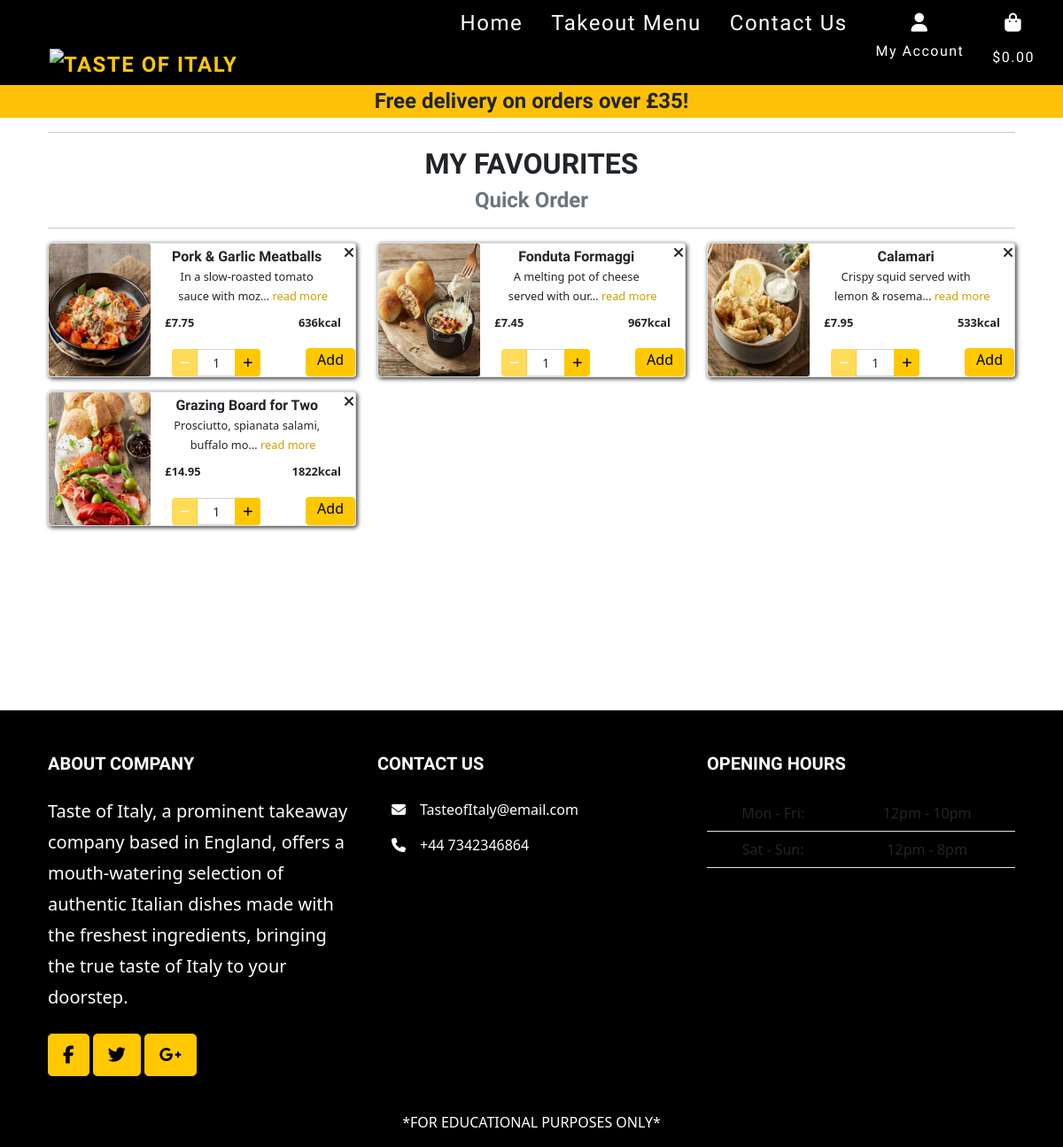
The page /favourites/ (signed in) on the database as committed earlier.
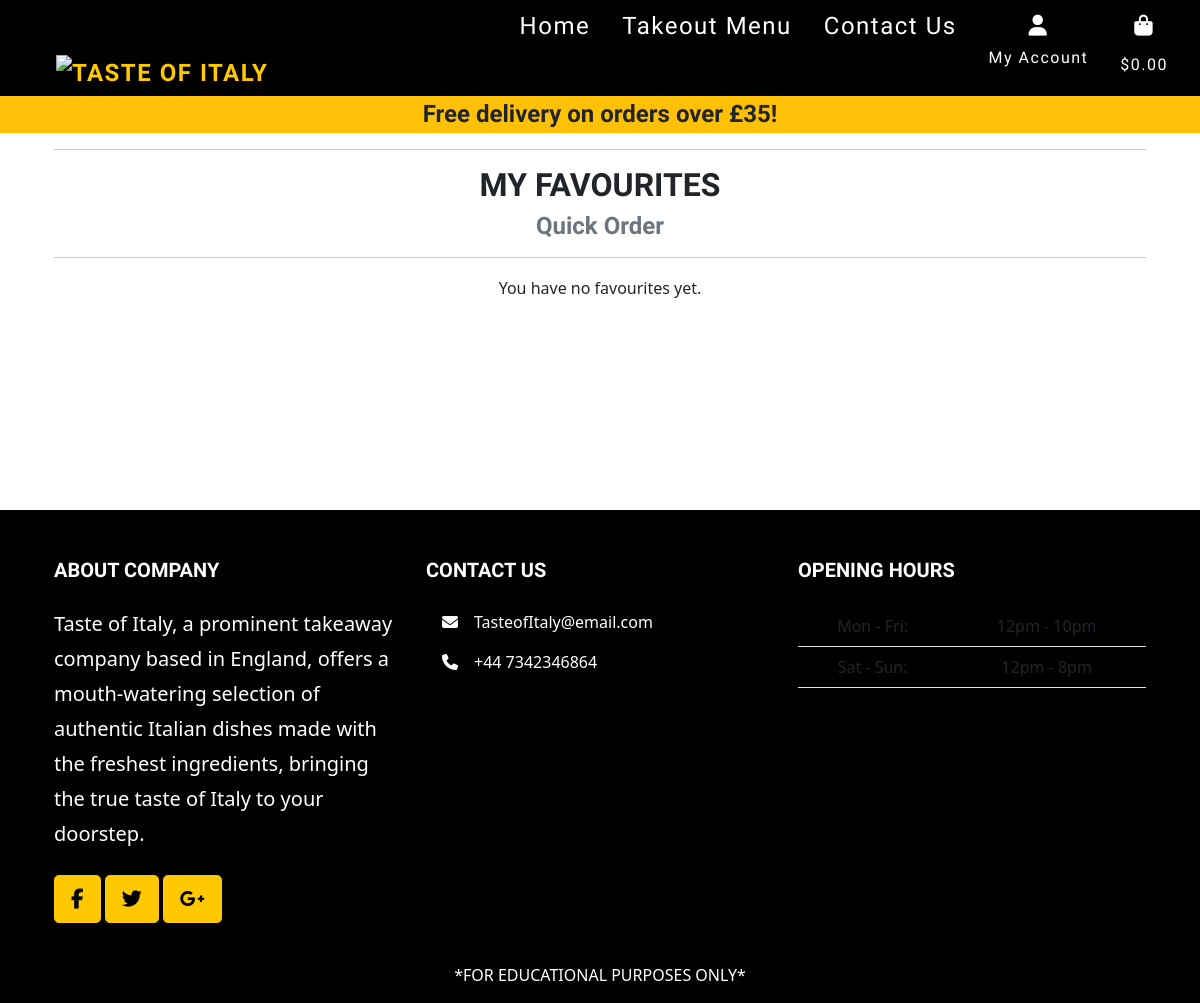
The same page on the database as committed later.
### favourites/models.py (models this page shows, shortened)
class Favourite(models.Model):
    user = models.ForeignKey(User, on_delete=models.CASCADE)
    product = models.ForeignKey(FoodProduct, on_delete=models.CASCADE)

### food_products/models.py (models this page shows, shortened)
class FoodProduct(models.Model):
    category = models.ForeignKey(
        'FoodCategory', null=True, blank=True, on_delete=models.SET_NULL)
    name = models.CharField(max_length=254)
    description = models.TextField()
    price = models.DecimalField(max_digits=6, decimal_places=2)
    calories = models.IntegerField(null=True, blank=True)
    image_url = models.URLField(max_length=1024, null=True, blank=True)
    image = models.ImageField(null=True, blank=True)

### favourites/views.py (the view)
# urls.py: path('', views.my_favourites, name='my_favourites'),
@login_required
def my_favourites(request):
    favourites = Favourite.objects.filter(user=request.user)
    context = {
        'favourites': favourites
    }
    return render(request, 'favourites/favourites.html', context)

### bag/context.py (called while the page is built, shortened)
def bag_contents(request):
    bag_items = []
    total = 0
    product_count = 0
    bag = request.session.get('bag', {})
    if total < settings.FREE_DELIVERY_THRESHOLD:
        delivery = total * Decimal(settings.STANDARD_DELIVERY_PERCENTAGE / 100)
        free_delivery_delta = settings.FREE_DELIVERY_THRESHOLD - total
    else:
        delivery = 0
        free_delivery_delta = 0
    grand_total = delivery + total
    context = {
        'bag_items': bag_items,
        'total': total,
        'product_count': product_count,
        'delivery': delivery,
        'free_delivery_delta': free_delivery_delta,
        'free_delivery_threshold': settings.FREE_DELIVERY_THRESHOLD,
        'grand_total': grand_total,
    }
    return context

### favourites/templates/favourites/favourites.html (shortened to what the changed rows need)
{% extends "base.html" %}
{% load static %}
{% block content %}
<section class="h-100 pt-0">
    <div class="container mb-5 text-center">
        <div class="row">
            <div class="col">
                <h2 class="section-heading text-uppercase">My Favourites</h2>
            </div>
        </div>
        <div class="row">
            {% if favourites %}
            {% for favourite in favourites %}
            <div class="col-xl-4 col-lg-6 col-md-6 col-sm-12">
                <div class="card mb-3">
                    <div class="row g-0">
                        <div class="col-md-4 col-sm-4 col-4">
                            {% if favourite.product.image %}
                            <img src="{{favourite.product.image.url}}" class="card-img rounded-start"
                                alt="{{favourite.product.name}}">
                            {% else %}
                            <img src="{{ MEDIA_URL}}noimage.png" class="card-img rounded-start"
                                alt="{{favourite.product.name}}">
                            {% endif %}
                        </div>
                        <div class="col">
                            <div class="card-body">
                                <a class="btn p-0 fav-star" href="{% url 'delete_favourites' favourite.id %}"><i
                                        class="fa-solid fa-xmark" title="Remove from favourites"></i></a>
                                <h6 class="card-title">{{favourite.product.name}}</h6>
                                <p class="card-text">
                                    {{favourite.product.description|truncatechars:40}}{% if favourite.product.description|length > 40 %}
                                    <span class="text-muted">
                                        <a href="#exampleModal{{favourite.product.id}}" class="read-more"
                                            data-bs-toggle="modal"
                                            data-bs-target="#exampleModal{{favourite.product.id}}">
                                            read more
                                        </a>
                                    </span>
                                    {% endif %}
                                </p>
                                <div class="d-flex justify-content-between">
                                    <strong class="card-text">£{{favourite.product.price}}</strong>
                                    <strong class="card-text">{{favourite.product.calories}}kcal</strong>
                                </div>
                                <form class="form" action="{% url 'add_to_bag' favourite.product_id %}" method="POST">
                                    <div class="form-group qty-position">
                                        <div class="input-group input-group-sm" style="max-width: 100px;">
                                            <button class="btn btn-primary decrement-qty"
                                                data-item_id="{{ favourite.product_id }}"
                                                id="decrement-qty_{{ favourite.product_id }}">
                                            </button>
                                            <input type="number" class="form-control text-center qty_input" value="1"
                                                min="1" max="99" data-item_id="{{ favourite.product_id }}"
                                                id="id_qty_{{ favourite.product_id }}" name="quantity">
                                            <button class="btn btn-primary increment-qty"
                                                data-item_id="{{ favourite.product_id }}"
                                                id="increment-qty_{{ favourite.product_id }}">
                                            </button>
                                        </div>
                                    </div>
                                    <button type="submit" class="btn btn-primary add-btn">Add</button>
                                </form>
                            </div>
                        </div>
                    </div>
                </div>
            </div>
            {% endfor %}
            {% else %}
            <p>You have no favourites yet.</p>
            {% endif %}
        </div>
    </div>
</section>
{% endblock %}

Rows that differ between the two databases and show on the page:
removed Favourite: product.image (picture), product.name "Pork & Garlic Meatballs", product.description "In a slow-roasted tomato sauce with moz…", product.price "7.75", product.calories "636"
removed Favourite: product.image (picture), product.name "Fonduta Formaggi", product.description "A melting pot of cheese served with our…", product.price "7.45", product.calories "967"
removed Favourite: product.image (picture), product.name "Calamari", product.description "Crispy squid served with lemon & rosema…", product.price "7.95", product.calories "533"
removed Favourite: product.image (picture), product.name "Grazing Board for Two", product.description "Prosciutto, spianata salami, buffalo mo…", product.price "14.95", product.calories "1822"
Other text that changed with them:
text now shown: "You have no favourites yet."
